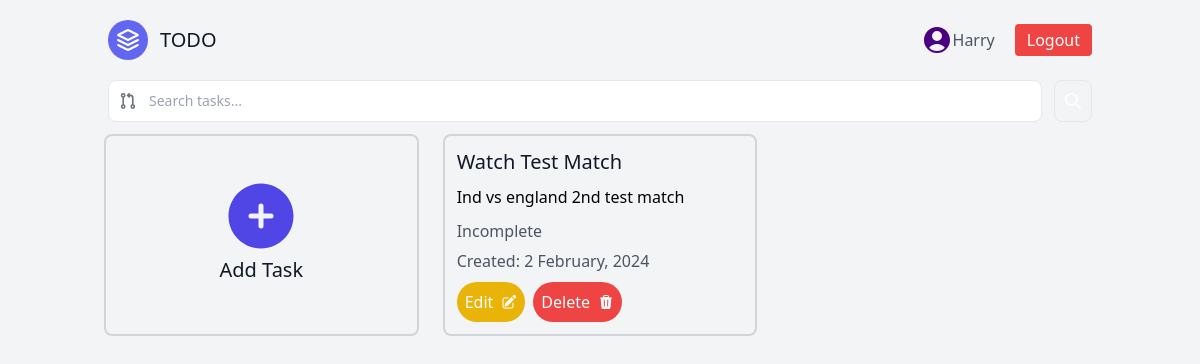
Screenshot of / (signed in) with the database file from the repository.
### app/models.py (models this page shows, shortened)
class Task(models.Model):
    user = models.ForeignKey(User, on_delete=models.CASCADE, null=True, blank=True)
    title = models.CharField(max_length=200)
    description = models.TextField(null=True, blank=True)
    complete = models.BooleanField(default=False)
    created = models.DateTimeField(auto_now_add=True)
    class Meta:
        ordering = ['complete']

### app/views.py (the view)
# urls.py: path("", TaskView.as_view(), name="task-list"),
class TaskView(LoginRequiredMixin, generic.ListView):
    template_name='app/list.html'
    model = Task
    context_object_name = 'tasks'
    def get_context_data(self, **kwargs):
        context = super().get_context_data(**kwargs)
        context["tasks"] = context["tasks"].filter(user=self.request.user)
        context['count'] = context['tasks'].filter(complete=False).count()
        search_input = self.request.GET.get('search-area') or ''
        if search_input:
            context['tasks']  = context['tasks'].filter(title__istartswith=search_input)
        context['search_input'] = search_input
        return context

### app/templates/app/list.html (shortened to what this page needs)
{% extends "app/base.html" %}
{% block content %}
    <section class="text-gray-600 body-font">
        <div class="container px-5 py-15 mx-auto">
            <form method="get" class="flex">
                <div class="relative w-full">
                    <div class="absolute inset-y-0 start-0 flex items-center ps-3 pointer-events-none">
                    </div>
                    <input name="search-area" type="text" id="simple-search" class="bg-white border border-white-300 text-gray-900 text-sm rounded-lg focus:ring-blue-500 focus:border-blue-500 block w-full ps-10 p-2.5  dark:bg-gray-700 dark:border-gray-600 dark:placeholder-gray-400 dark:text-white dark:focus:ring-blue-500 dark:focus:border-blue-500" placeholder="Search tasks..." value={{search_input}}>
                </div>
                <button type="submit" class="p-2.5 ms-3 text-sm font-medium text-white bg-black-700 rounded-lg border border-black-700 hover:bg-blue-800 focus:ring-4 focus:outline-none focus:ring-blue-300 dark:bg-blue-600 dark:hover:bg-blue-700 dark:focus:ring-blue-800">
                    <svg class="w-4 h-4" aria-hidden="true" xmlns="http://www.w3.org/2000/svg" fill="none" viewBox="0 0 20 20">
                        <path stroke="currentColor" stroke-linecap="round" stroke-linejoin="round" stroke-width="2" d="m19 19-4-4m0-7A7 7 0 1 1 1 8a7 7 0 0 1 14 0Z"/>
                    </svg>
                </button>
            </form>
            <div class="flex flex-wrap -mx-4 mt-1">
                <div class="w-full lg:w-1/3 md:w-1/3 px-3 py-2">
                    <div class="flex flex-col h-full p-8 rounded-lg border-2 border-gray-300">
                        <a href="{% url 'task-create' %}" class="inline-flex  justify-center text-indigo-600 mt-2">
                        </a>
                        <h2 class="text-lg sm:text-xl text-gray-900 font-medium title-font mb-2 text-center">
                            Add Task
                        </h2>
                    </div>
                </div>
                {% for task in tasks %}
                <div class="w-full lg:w-1/3 md:w-1/3 px-3 py-2">
                    <div class="flex flex-col h-full p-3 rounded-lg border-2 border-gray-300">
                        <h2 class="text-lg sm:text-xl text-gray-900 font-medium title-font mb-2">
                            {{ task.title }}
                        </h2>
                        <p class="leading-relaxed text-base text-black mb-2">
                            {{ task.description|capfirst }}
                        </p>
                        <p class="leading-relaxed text-base text-gray mb-1">
                            {% if task.complete %}
                                Completed
                            {% else %}
                                Incomplete
                            {% endif %}
                        </p>
                        <p class="leading-relaxed text-base mb-2 text-gray">
                            Created: {{ task.created|date:"j F, Y" }}
                        </p>
                        <div class="flex ">
                            <a class=" text-white inline-flex items-center p-2 bg-yellow-500 rounded-full" href="{% url 'task-update' task.pk %}">
                                Edit
                            </a>
                            <a class=" ml-2 text-white inline-flex items-center p-2 bg-red-500 rounded-full" href="{% url 'task-delete' task.pk %}">
                                Delete
                            </a>
                        </div>
                    </div>
                </div>
                {% endfor %}
            </div>
        </div>
    </section>
{% endblock content %}

### app/templates/app/base.html (shortened to what this page needs)
<!DOCTYPE html>
<html lang="en">
<head>
    <script src="https://cdn.tailwindcss.com"></script>
</head>
<body class="bg-gray-100">
    <header class="text-gray-600 body-font">
        <div class="container mx-auto flex flex-wrap p-5 flex-col md:flex-row items-center">
          <a class="flex title-font font-medium items-center text-gray-900 mb-4 md:mb-0">
            <svg xmlns="http://www.w3.org/2000/svg" fill="none" stroke="currentColor" stroke-linecap="round" stroke-linejoin="round" stroke-width="2" class="w-10 h-10 text-white p-2 bg-indigo-500 rounded-full" viewBox="0 0 24 24">
              <path d="M12 2L2 7l10 5 10-5-10-5zM2 17l10 5 10-5M2 12l10 5 10-5"></path>
            </svg>
            <span class="ml-3 text-xl">TODO</span>
          </a>
            <nav class="md:ml-auto flex flex-wrap items-center text-base justify-center">
                {% if request.user.is_authenticated %}
                    <p class="mr-5">{{request.user}}</p>
                    <form method="post" action="{% url 'logout' %}" class="inline-flex text-white items-center bg-red-500 border-0 py-1 px-3 focus:outline-none hover:bg-red-600 rounded text-base mt-4 md:mt-0">
                        <button type="submit">Logout</button>
                    </form>
                {% else %}
                    <a href="{% url 'login' %}" class="inline-flex text-white items-center bg-indigo-500 border-0 py-1 px-3 focus:outline-none hover:bg-red-600 rounded text-base mt-4 md:mt-0">
                        Login
                    </a>
                {% endif %}
            </nav>
        </div>
    </header>
{% block content %}
{% endblock content %}
</body>
</html>

### rows the page displays
Task: title "Watch Test Match", description "Ind vs england 2nd test match", complete "Incomplete", created "2 February, 2024"

### other values shown
{{ request.user }} "Harry"
